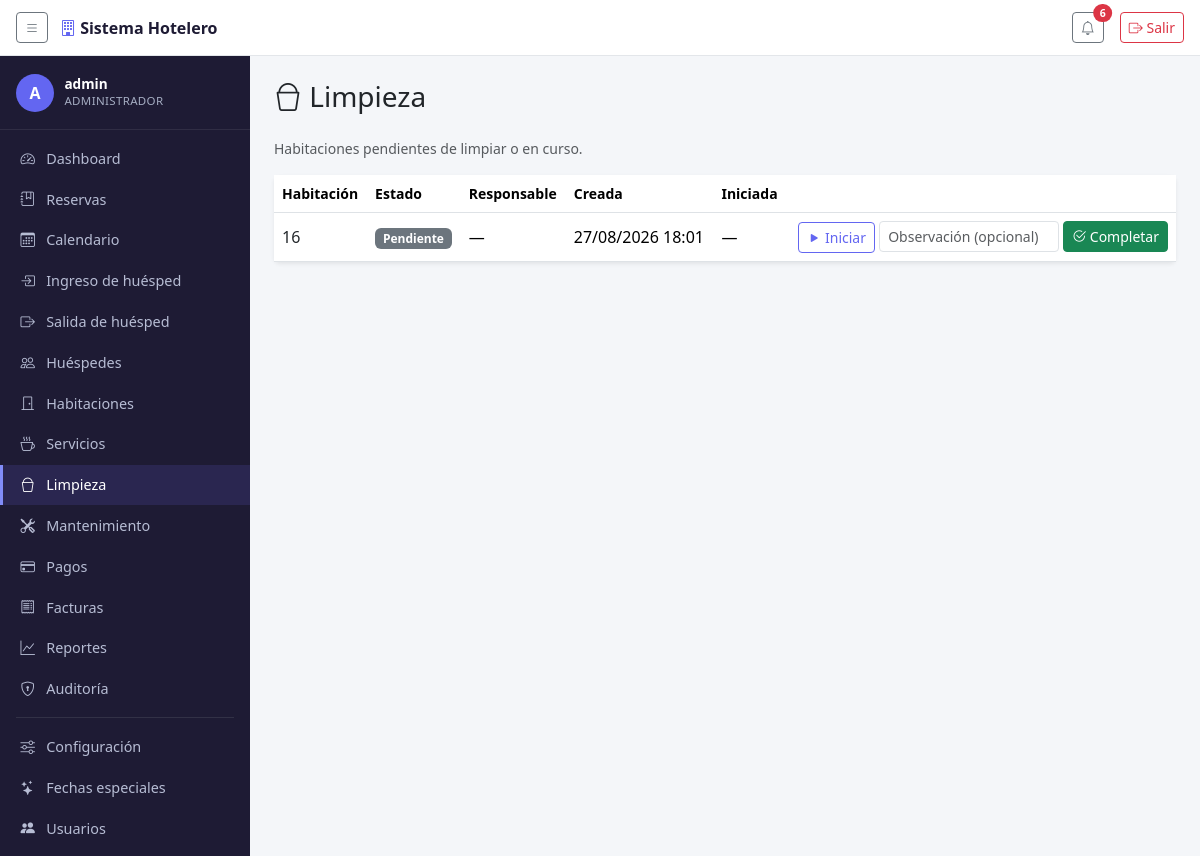
The app's page /limpieza/ (signed in) with its own data.
### reservas/models.py (models this page shows, shortened)
class TareaLimpieza(models.Model):
    habitacion = models.ForeignKey(Habitacion, on_delete=models.CASCADE, related_name='tareas_limpieza')
    estado = models.CharField(max_length=20, choices=ESTADOS_TAREA_LIMPIEZA, default='Pendiente')
    responsable = models.ForeignKey(
        settings.AUTH_USER_MODEL, on_delete=models.SET_NULL, null=True, blank=True,
    )
    creada_en = models.DateTimeField(auto_now_add=True)
    iniciada_en = models.DateTimeField(null=True, blank=True)
    finalizada_en = models.DateTimeField(null=True, blank=True)
    observaciones = models.TextField(blank=True)
    class Meta:
        ordering = ['-creada_en']

class Habitacion(models.Model):
    codigo = models.CharField(max_length=100, primary_key=True)
    numero = models.CharField(max_length=10, unique=True)
    tipo = models.ForeignKey(TipoHabitacion, on_delete=models.PROTECT, related_name='habitaciones')
    precio = models.DecimalField(
        max_digits=10, decimal_places=2,
        help_text=(
            'Precio por noche que paga el huésped, IVA incluido (sección 31). '
            'Si se deja en blanco se usa el del tipo.'
        ),
    )
    estado = models.CharField(max_length=20, choices=ESTADOS_HABITACION, default='Disponible')
    piso = models.CharField(max_length=10, null=True, blank=True)
    descripcion = models.TextField(null=True, blank=True)
    caracteristicas = models.TextField(
        null=True, blank=True,
        help_text='Ej: vista al mar, balcón, aire acondicionado (texto libre por ahora).',
    )
    imagen = models.ImageField(upload_to='habitaciones/', null=True, blank=True)
    class Meta:
        ordering = ['numero']

### reservas/views.py (the view)
# urls.py: path('limpieza/', views.limpieza_lista, name='limpieza_lista'),
@permission_required('reservas.view_tarealimpieza', raise_exception=True)
def limpieza_lista(request):
    tareas = TareaLimpieza.objects.select_related('habitacion', 'responsable').filter(
        estado__in=['Pendiente', 'En limpieza'],
    )
    return render(request, 'reservas/limpieza_lista.html', {
        'seccion': 'limpieza', 'tareas': tareas,
    })

### reservas/context_processors.py (called while the page is built)
def tema_temporada(request):
    if not request.user.is_authenticated:
        return {}
    hoy = timezone.localdate()
    especial = FechaEspecial.objects.filter(
        activo=True, fecha_inicio__lte=hoy, fecha_fin__gte=hoy,
    ).exclude(tema='ninguno').order_by('-fecha_inicio').first()
    if not especial:
        return {'tema_temporada': None}
    estilos = _ESTILOS_TEMA.get(especial.tema)
    if not estilos:
        return {'tema_temporada': None}
    return {'tema_temporada': {**estilos, 'fecha_especial': especial}}

### reservas/models.py (called while the page is built)
    def duracion(self):
        return (self.fecha_salida - self.fecha_ingreso).days

    def temporada_especial(self):
        return FechaEspecial.objects.filter(
            activo=True, fecha_inicio__lte=self.fecha_salida, fecha_fin__gte=self.fecha_ingreso,
        ).order_by('-fecha_inicio').first()

    def costo(self):
        base = self.habitacion.precio * self.duracion()
        temporada = self.temporada_especial()
        if temporada and temporada.porcentaje_ajuste:
            factor = Decimal('1') + (temporada.porcentaje_ajuste / Decimal('100'))
            base = (base * factor).quantize(Decimal('0.01'))
        return base

    def total_consumos(self):
        return self.consumos.aggregate(t=Sum('subtotal'))['t'] or 0

    def total_con_iva(self):
        return self.costo() + self.total_consumos()

    def total_pagado(self):
        return self.pagos.aggregate(t=Sum('monto'))['t'] or 0

    def saldo_pendiente(self):
        total = self.factura.total if hasattr(self, 'factura') else self.total_con_iva()
        return total - self.total_pagado()

### reservas/templates/reservas/limpieza_lista.html (shortened to what this page needs)
{% extends "base.html" %}
{% block content %}
<h1 class="h3 mb-4"><i class="bi bi-bucket"></i> Limpieza</h1>
<p class="text-muted small mb-3">Habitaciones pendientes de limpiar o en curso.</p>
<div class="card border-0 shadow-sm">
  <div class="table-responsive">
    <table class="table align-middle mb-0">
      <thead>
        <tr class="text-muted small">
          <th>Habitación</th>
          <th>Estado</th>
          <th>Responsable</th>
          <th>Creada</th>
          <th>Iniciada</th>
          <th></th>
        </tr>
      </thead>
      <tbody>
        {% for t in tareas %}
        <tr>
          <td><a href="{% url 'habitacion_detalle' t.habitacion.codigo %}">{{ t.habitacion.numero }}</a></td>
          <td><span class="badge text-bg-{% if t.estado == 'Pendiente' %}secondary{% else %}info{% endif %}">{{ t.estado }}</span></td>
          <td>{{ t.responsable|default:"—" }}</td>
          <td>{{ t.creada_en|date:"d/m/Y H:i" }}</td>
          <td>{{ t.iniciada_en|date:"d/m/Y H:i"|default:"—" }}</td>
          <td class="text-end">
            {% if t.estado == 'Pendiente' %}
            <form method="post" action="{% url 'limpieza_iniciar' t.id %}" class="d-inline">
              <button type="submit" class="btn btn-sm btn-outline-primary"><i class="bi bi-play-fill"></i> Iniciar</button>
            </form>
            {% endif %}
            <form method="post" action="{% url 'limpieza_completar' t.id %}" class="d-inline-flex gap-1 align-items-center">
              <input type="text" name="observaciones" class="form-control form-control-sm" placeholder="Observación (opcional)" style="width: 180px;">
              <button type="submit" class="btn btn-sm btn-success"><i class="bi bi-check2-circle"></i> Completar</button>
            </form>
          </td>
        </tr>
        {% empty %}
        <tr><td colspan="6" class="text-center text-muted py-4">No hay tareas de limpieza pendientes. 🎉</td></tr>
        {% endfor %}
      </tbody>
    </table>
  </div>
</div>
{% endblock %}

### reservas/templates/base.html (shortened to what this page needs)
{% load static %}
<!DOCTYPE html>
<html lang="es">
<head>
<link href="https://cdn.jsdelivr.net/npm/bootstrap@5.3.3/dist/css/bootstrap.min.css" rel="stylesheet">
<link href="https://cdn.jsdelivr.net/npm/bootstrap-icons@1.11.3/font/bootstrap-icons.css" rel="stylesheet">
</head>
<body>
<header class="topbar">
  <button class="btn btn-sm btn-outline-secondary" id="toggle-sidebar" type="button" aria-label="Mostrar/ocultar menú">
    <i class="bi bi-list"></i>
  </button>
  <span class="brand"><i class="bi bi-building"></i> Sistema Hotelero</span>
  <div class="ms-auto d-flex align-items-center gap-3">
    {% if request.user.is_authenticated %}
    <div class="dropdown">
      <button class="btn btn-sm btn-outline-secondary position-relative" type="button" data-bs-toggle="dropdown" aria-expanded="false">
        <i class="bi bi-bell"></i>
        {% if notificaciones_count %}
        <span class="position-absolute top-0 start-100 translate-middle badge rounded-pill bg-danger">
          {{ notificaciones_count }}
        </span>
        {% endif %}
      </button>
    </div>
    {% endif %}
    <form method="post" action="{% url 'logout' %}" class="m-0">
      <button type="submit" class="btn btn-sm btn-outline-danger">
        <i class="bi bi-box-arrow-right"></i> Salir
      </button>
    </form>
  </div>
</header>
<nav class="sidebar" id="sidebar">
  {% if request.user.is_authenticated %}
  <div class="sidebar-usuario">
    <div class="avatar">{{ request.user.get_username|slice:":1"|upper }}</div>
    <div>
      <div class="nombre">{{ request.user.get_username }}</div>
      <div class="rol">
        {% if request.user.is_superuser %}Administrador{% else %}{{ request.user.groups.first.name|default:"Usuario" }}{% endif %}
      </div>
    </div>
  </div>
  {% endif %}
  <ul class="nav flex-column py-2">
    <li class="nav-item">
      <a class="nav-link {% if seccion == 'dashboard' %}active{% endif %}" href="{% url 'dashboard' %}">
        <i class="bi bi-speedometer2"></i> Dashboard
      </a>
    </li>
    {% if perms.reservas.view_reserva %}
    <li class="nav-item">
      <a class="nav-link {% if seccion == 'reservas' %}active{% endif %}" href="{% url 'reservas_lista' %}">
        <i class="bi bi-journal-bookmark"></i> Reservas
      </a>
    </li>
    <li class="nav-item">
      <a class="nav-link {% if seccion == 'calendario' %}active{% endif %}" href="{% url 'calendario' %}">
        <i class="bi bi-calendar3"></i> Calendario
      </a>
    </li>
    {% endif %}
    {% if perms.reservas.change_reserva %}
    <li class="nav-item">
      <a class="nav-link {% if seccion == 'checkin' %}active{% endif %}" href="{% url 'checkin_lista' %}">
        <i class="bi bi-box-arrow-in-right"></i> Ingreso de huésped
      </a>
    </li>
    <li class="nav-item">
      <a class="nav-link {% if seccion == 'checkout' %}active{% endif %}" href="{% url 'checkout_lista' %}">
        <i class="bi bi-box-arrow-right"></i> Salida de huésped
      </a>
    </li>
    {% endif %}
    {% if perms.reservas.view_cliente %}
    <li class="nav-item">
      <a class="nav-link {% if seccion == 'huespedes' %}active{% endif %}" href="{% url 'huespedes_lista' %}">
        <i class="bi bi-people"></i> Huéspedes
      </a>
    </li>
    {% endif %}
    {% if perms.reservas.view_habitacion %}
    <li class="nav-item">
      <a class="nav-link {% if seccion == 'habitaciones' %}active{% endif %}" href="{% url 'habitaciones_grid' %}">
        <i class="bi bi-door-closed"></i> Habitaciones
      </a>
    </li>
    {% endif %}
    {% if perms.reservas.view_servicio %}
    <li class="nav-item">
      <a class="nav-link" href="/admin/reservas/servicio/">
        <i class="bi bi-cup-hot"></i> Servicios
      </a>
    </li>
    {% endif %}
    {% if perms.reservas.view_tarealimpieza %}
    <li class="nav-item">
      <a class="nav-link {% if seccion == 'limpieza' %}active{% endif %}" href="{% url 'limpieza_lista' %}">
        <i class="bi bi-bucket"></i> Limpieza
      </a>
    </li>
    {% endif %}
    {% if perms.reservas.view_incidencia %}
    <li class="nav-item">
      <a class="nav-link {% if seccion == 'mantenimiento' %}active{% endif %}" href="{% url 'mantenimiento_lista' %}">
        <i class="bi bi-tools"></i> Mantenimiento
      </a>
    </li>
    {% endif %}
    {% if perms.reservas.view_pago %}
    <li class="nav-item">
      <a class="nav-link {% if seccion == 'pagos' %}active{% endif %}" href="{% url 'pagos_lista' %}">
        <i class="bi bi-credit-card"></i> Pagos
      </a>
    </li>
    {% endif %}
    {% if perms.reservas.view_factura %}
    <li class="nav-item">
      <a class="nav-link {% if seccion == 'facturas' %}active{% endif %}" href="{% url 'facturas_lista' %}">
        <i class="bi bi-receipt"></i> Facturas
      </a>
    </li>
    {% endif %}
    <li class="nav-item">
      <a class="nav-link {% if seccion == 'reportes' %}active{% endif %}" href="{% url 'reportes_lista' %}">
        <i class="bi bi-graph-up"></i> Reportes
      </a>
    </li>
    {% if perms.reservas.view_auditlog %}
    <li class="nav-item">
      <a class="nav-link {% if seccion == 'auditoria' %}active{% endif %}" href="{% url 'auditoria_lista' %}">
        <i class="bi bi-shield-lock"></i> Auditoría
      </a>
    </li>
    {% endif %}
    <li><hr class="text-secondary my-2 mx-3"></li>
    {% if perms.reservas.view_configuracionhotel %}
    <li class="nav-item">
      <a class="nav-link {% if seccion == 'configuracion' %}active{% endif %}" href="{% url 'configuracion' %}">
        <i class="bi bi-sliders"></i> Configuración
      </a>
    </li>
    {% endif %}
    {% if perms.reservas.view_fechaespecial %}
    <li class="nav-item">
      <a class="nav-link {% if seccion == 'fechas_especiales' %}active{% endif %}" href="{% url 'fechas_especiales_lista' %}">
        <i class="bi bi-stars"></i> Fechas especiales
      </a>
    </li>
    {% endif %}
    {% if request.user.is_superuser %}
    <li class="nav-item">
      <a class="nav-link {% if seccion == 'usuarios' %}active{% endif %}" href="{% url 'usuarios_lista' %}">
        <i class="bi bi-people-fill"></i> Usuarios
      </a>
    </li>
    {% endif %}
    <li><hr class="text-secondary my-2 mx-3"></li>
  </ul>
</nav>
<main class="contenido" id="contenido">
  {% block content %}{% endblock %}
</main>
</body>
</html>

### reservas/templates/base.html (style rules this page uses)
:root { --sidebar-width: 250px; --acento: #6366f1; --acento-oscuro: #4f46e5; --acento-claro: #818cf8; --sidebar-bg: #1e1b34; --sidebar-bg-hover: #2a2650; }
body { background: #f4f6f9; min-height: 100vh; }
.btn-outline-primary { --bs-btn-color: var(--acento); --bs-btn-border-color: var(--acento); --bs-btn-hover-bg: var(--acento); --bs-btn-hover-border-color: var(--acento); --bs-btn-active-bg: var(--acento); --bs-btn-active-border-color: var(--acento); --bs-btn-disabled-color: var(--acento); --bs-btn-disabled-border-color: var(--acento); }
.contenido a:not(.btn):not(.dropdown-item):not(.badge) { color: #212529; text-decoration: none; }
.topbar { height: 56px; background: #fff; border-bottom: 1px solid #e3e6ea; position: fixed; top: 0; left: 0; right: 0; z-index: 1030; display: flex; align-items: center; padding: 0 1rem; gap: .75rem; }
.topbar .brand { font-weight: 600; color: #1e1b34; }
.topbar .brand i { color: var(--acento); }
.sidebar { position: fixed; top: 56px; bottom: 0; left: 0; width: var(--sidebar-width); background: var(--sidebar-bg); overflow-y: auto; transition: transform .2s ease-in-out; z-index: 1020; }
.sidebar-usuario { padding: 1.1rem 1rem; display: flex; align-items: center; gap: .65rem; border-bottom: 1px solid rgba(255,255,255,.08); }
.sidebar-usuario .avatar { width: 38px; height: 38px; border-radius: 50%; background: var(--acento); color: #fff; display: flex; align-items: center; justify-content: center; font-weight: 700; flex-shrink: 0; }
.sidebar-usuario .nombre { color: #fff; font-size: .85rem; font-weight: 600; line-height: 1.2; }
.sidebar-usuario .rol { color: #a5adc2; font-size: .72rem; text-transform: uppercase; letter-spacing: .03em; }
.sidebar .nav-link { color: #b7bdd4; padding: .6rem 1rem; display: flex; align-items: center; gap: .6rem; border-left: 3px solid transparent; font-size: .9rem; }
.sidebar .nav-link i { width: 1.1rem; text-align: center; }
.sidebar .nav-link.active, .sidebar .nav-link:hover:not(.disabled) { background: var(--sidebar-bg-hover); color: #fff; border-left-color: var(--acento-claro); }
.contenido { margin-left: var(--sidebar-width); margin-top: 56px; padding: 1.5rem; transition: margin-left .2s ease-in-out; }

### records on screen
TareaLimpieza: habitacion.numero "16", estado "Pendiente", responsable "—", creada_en "27/08/2026 18:01", iniciada_en "—", shows "Iniciar"

### other values on screen
{{ notificaciones_count }} "6"
{{ request.user.get_username|slice:":1"|upper }} "A"
{{ request.user.get_username }} "admin"
